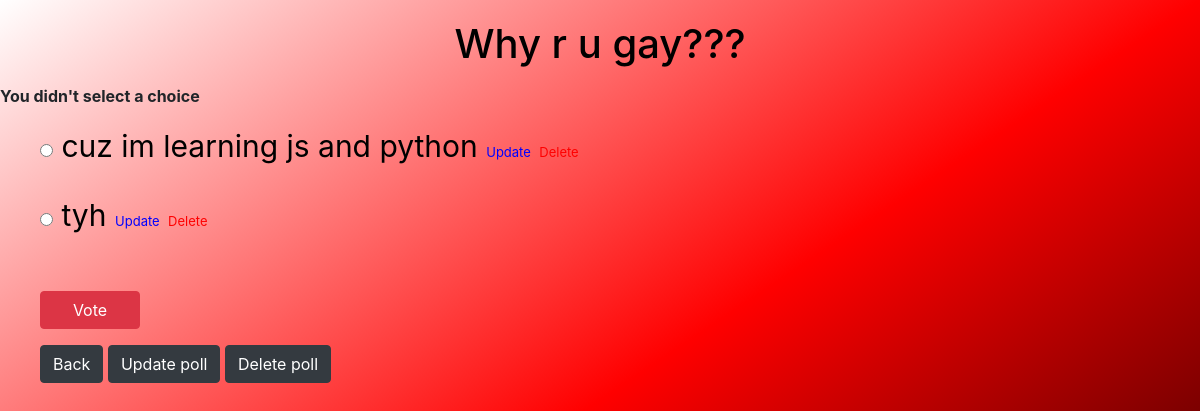
/polls/3/vote/, run on the app's committed database.
### polls/models.py (models this page shows, shortened)
class Question(models.Model):
    question_text = models.CharField(max_length=200)
    pub_date = models.DateTimeField(default=timezone.now(), verbose_name="Time published")

class Choice(models.Model):
    DoesNotExist = None
    question = models.ForeignKey(Question, on_delete=models.CASCADE)
    choice_text = models.CharField(max_length=200)
    votes = models.IntegerField(default=0)

### polls/views.py (the view)
# urls.py: path('<int:question_id>/vote/', views.vote, name='vote'),
def vote(request, question_id):
    question = get_object_or_404(Question, pk=question_id)
    try:
        selected_choice = question.choice_set.get(pk=request.POST['choice'])
    except (KeyError, Choice.DoesNotExist):
        return render(request, 'polls/detail.html', {
            'question': question,
            'error_message': "You didn't select a choice",
        })
    else:
        selected_choice.votes += 1
        selected_choice.save()
        return HttpResponseRedirect(reverse('polls:results', args=(question_id,)))

### polls/templates/polls/detail.html (shortened to what this page needs)
    <link rel="stylesheet" href="https://stackpath.bootstrapcdn.com/bootstrap/4.5.2/css/bootstrap.min.css">
    <link rel="stylesheet" href="https://use.fontawesome.com/releases/v5.8.2/css/all.css">
<h1>
            <p align="center" style="margin-top:20px;color:black; font-size:40px">
            {{ question.question_text }}
        </h1>
        {% if error_message %}<p><strong>{{ error_message }}</strong></p>{% endif %}
        <form action="{% url 'polls:vote' question.id %}" method="post">
            {% for choice in question.choice_set.all %}
                <p align="left" style="color:black; font-size:30px">
                <input type="radio" style="margin-left:40px" name="choice" id="choice{{ forloop.counter }}" value="{{ choice.id }}">
                <label for="choice{{ forloop.counter }}">{{ choice.choice_text }}</label>
                <a style="font-size:13px; color:blue" onclick="document.location='../../polls/{{ choice.id }}/update_choice'">Update</a>
                <a style="font-size:13px; color:red" onclick="document.location='../../polls/{{ choice.id }}/delete_choice'">Delete</a><br>
            {% endfor %}
                <br><input type="submit" class="btn btn-danger" style="width:100px;margin-left:40px" value="Vote">
                <p align="left">
                <a class="btn btn-dark" style="margin-left:40px" href="{% url 'polls:index' %}">Back</a>
                <a class="btn btn-dark" onclick="document.location='update'">Update poll</a>
                <a class="btn btn-dark" onclick="document.location='delete'">Delete poll</a>
        </form>

### data on the page
Question: question_text "Why r u gay???"
Choice: choice_text "cuz im learning js and python"
Choice: choice_text "tyh"

### other printed values
{{ error_message }} "You didn't select a choice"
